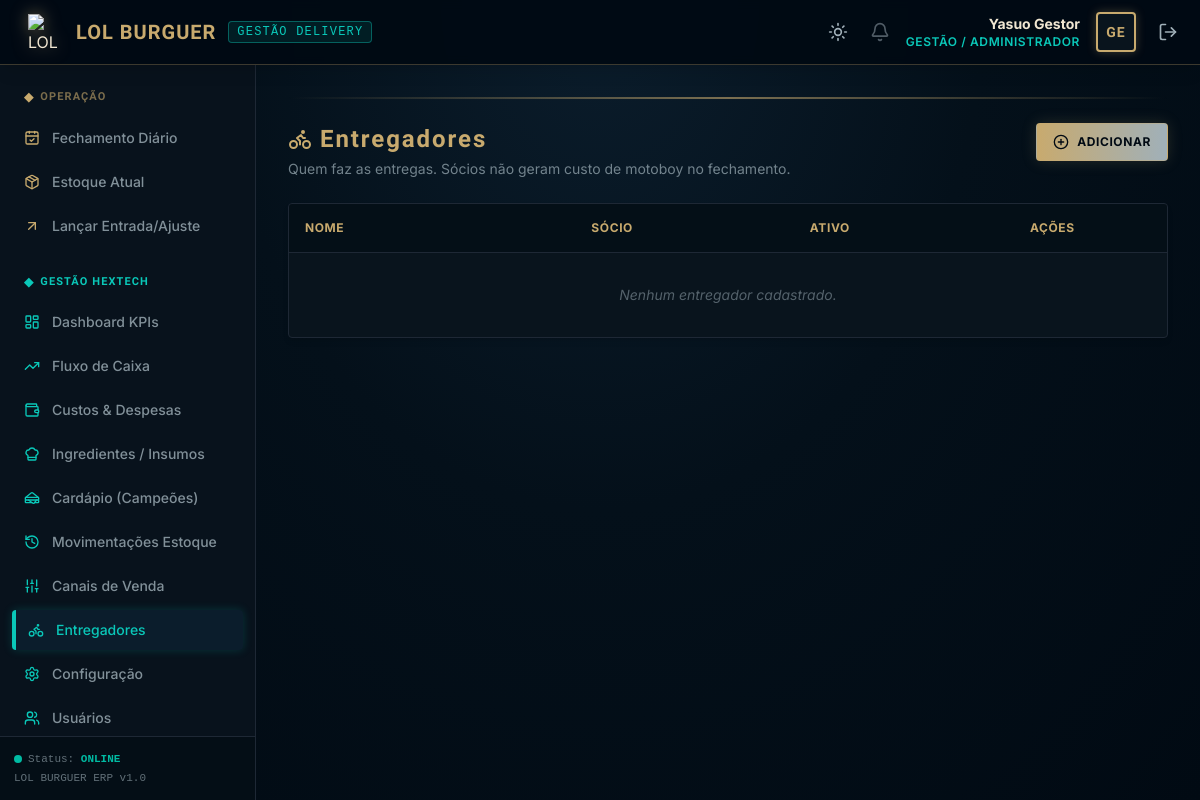
The page /vendas/entregadores/ (signed in) on the database as committed earlier.
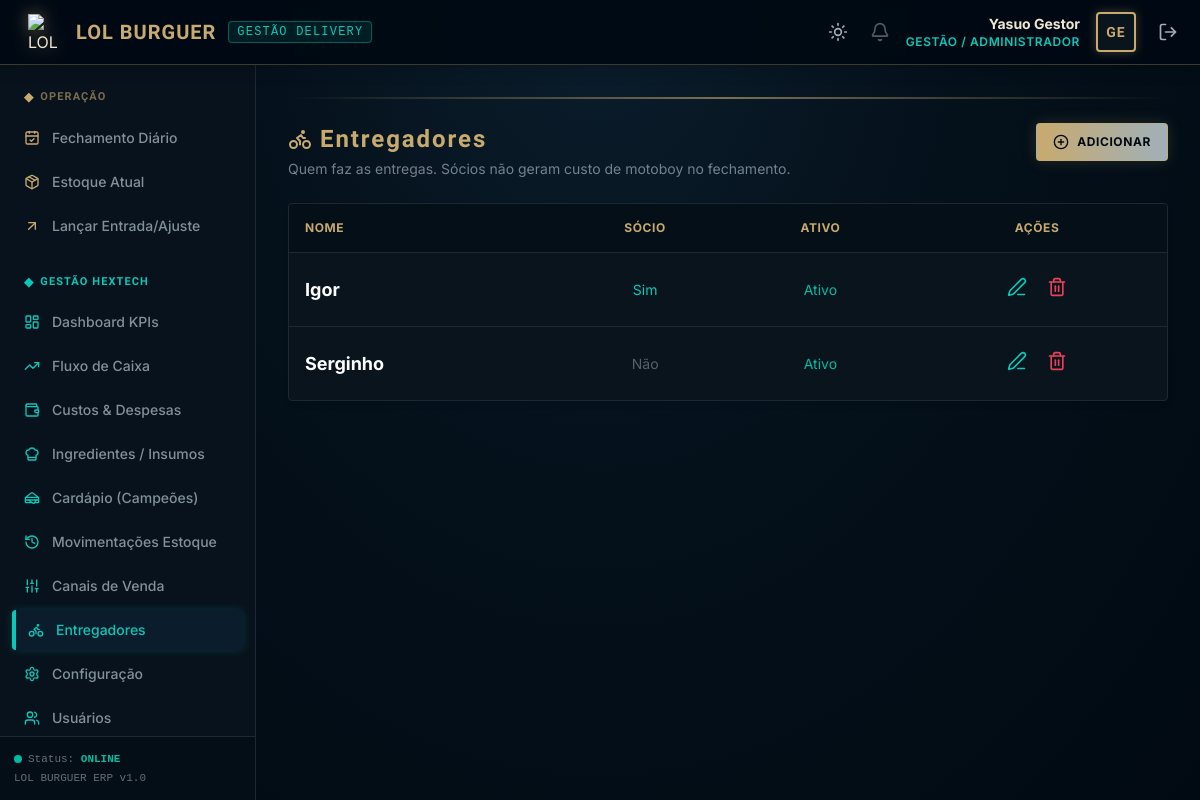
The same page on the database as committed later.
### vendas/models.py (models this page shows, shortened)
class Entregador(models.Model):
    nome = models.CharField(max_length=80, unique=True, verbose_name="Nome do Entregador")
    eh_socio = models.BooleanField(
        default=False, verbose_name="É sócio (Igor / esposa)",
        help_text="Se marcado, as entregas feitas por esta pessoa NÃO geram custo de motoboy — o valor fica na empresa.")
    ativo = models.BooleanField(default=True, verbose_name="Ativo")
    class Meta:
        verbose_name = "Entregador"
        verbose_name_plural = "Entregadores"
        ordering = ['nome']

### core/decorators.py (the view)
    def _wrapped_view_func(request, *args, **kwargs):
        if request.user.is_authenticated and request.user.role == 'GESTAO':
            return view_func(request, *args, **kwargs)
        messages.error(request, "Acesso negado: Apenas a Gestão tem permissão para acessar esta página.")
        return redirect('home')

### vendas/views.py (called while the page is built)
@login_required
@gestao_required
def entregador_listar(request):
    entregadores = Entregador.objects.all()
    return render(request, 'vendas/entregador_lista.html', {'entregadores': entregadores})

### templates/vendas/entregador_lista.html (shortened to what this page needs)
{% extends "base.html" %}
{% block content %}
<div class="flex flex-col md:flex-row md:items-center md:justify-between mb-6 gap-4">
    <div>
        <h1 class="text-2xl font-bold title-hex text-hex_gold flex items-center space-x-2">
            <i data-lucide="bike" class="w-6 h-6 text-hex_gold"></i><span>Entregadores</span>
        </h1>
        <p class="text-sm text-hex_gold_dim/70 mt-1">Quem faz as entregas. Sócios não geram custo de motoboy no fechamento.</p>
    </div>
    <a href="{% url 'entregador_criar' %}" class="bg-gradient-to-r from-hex_gold to-hex_gold_dim hover:from-hex_blue hover:to-hex_blue_dark text-hex_dark_bg hover:text-white font-bold py-2.5 px-4 rounded transition-all uppercase tracking-wider text-xs flex items-center space-x-2 border border-hex_gold/40 shadow-hex-gold self-start">
        <i data-lucide="plus-circle" class="w-4 h-4"></i><span>Adicionar</span>
    </a>
</div>
<div class="bg-hex_dark_card border border-hex_dark_border rounded shadow-md overflow-x-auto">
    <table class="w-full text-left border-collapse">
        <thead>
            <tr class="border-b border-hex_dark_border bg-hex_dark_bg/50 text-hex_gold uppercase tracking-wider text-xs font-semibold">
                <th class="p-4">Nome</th>
                <th class="p-4 text-center">Sócio</th>
                <th class="p-4 text-center">Ativo</th>
                <th class="p-4 text-center">Ações</th>
            </tr>
        </thead>
        <tbody class="divide-y divide-hex_dark_border text-sm text-hex_gold_light/90">
            {% for e in entregadores %}
            <tr class="hover:bg-hex_dark_bg/30 transition-colors">
                <td class="p-4 font-bold text-white text-lg">{{ e.nome }}</td>
                <td class="p-4 text-center">{% if e.eh_socio %}<span class="text-hex_blue">Sim</span>{% else %}<span class="text-hex_gold_dim/50">Não</span>{% endif %}</td>
                <td class="p-4 text-center">{% if e.ativo %}<span class="text-hex_success">Ativo</span>{% else %}<span class="text-hex_danger">Inativo</span>{% endif %}</td>
                <td class="p-4 text-center">
                    <a href="{% url 'entregador_editar' e.id %}" class="text-hex_blue hover:text-white p-2 rounded hover:bg-hex_blue/20 inline-block" title="Editar"><i data-lucide="edit-3" class="w-5 h-5"></i></a>
                    <a href="{% url 'entregador_excluir' e.id %}" class="text-hex_danger hover:text-white p-2 rounded hover:bg-hex_danger/20 inline-block" title="Excluir"><i data-lucide="trash-2" class="w-5 h-5"></i></a>
                </td>
            </tr>
            {% empty %}
            <tr><td colspan="4" class="p-8 text-center text-hex_gold_dim/50 italic">Nenhum entregador cadastrado.</td></tr>
            {% endfor %}
        </tbody>
    </table>
</div>
{% endblock %}

Rows that differ between the two databases and show on the page:
added Entregador: nome "Igor", eh_socio "Sim", ativo "Ativo"
added Entregador: nome "Serginho", eh_socio "Não", ativo "Ativo"
Other text that changed with them:
text no longer shown: "Nenhum entregador cadastrado."
